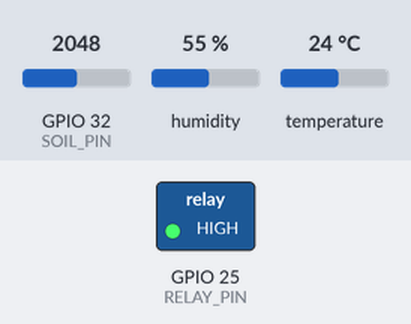
Bench run of a sketch on a simulated ESP32. Shown: switched loads named in the sketch (green lamp = pin HIGH). The test bench sets the inputs (shaded band); at power-on: GPIO 32 (SOIL_PIN) = 2048, humidity 55 %, temperature 24 °C. WiFi joins after 1.5 s; servers stay silent unless stated; no MQTT or app messages arrive unless stated; what the sketch prints to the serial monitor is not drawn.

Above: at 4.0 s.
At 11.5 s:
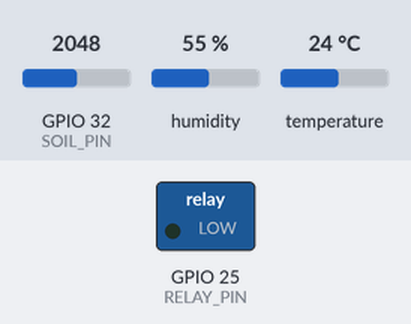
Timing chart, 0 to 21.0 s (numbered marks = the images above):
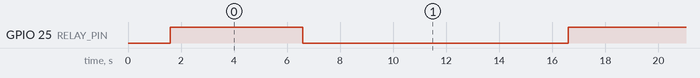

Measured:
- by itself, GPIO 25 (RELAY_PIN): alternates HIGH for 5.0 s and LOW for 10.0 s

The sketch:

wateringsystemMTQQ.ino
```cpp
#include <WiFi.h>
#include <PubSubClient.h>
#include <DHT.h>

// WiFi
const char* ssid = "NAMA_WIFI_KAMU";
const char* password = "PASSWORD_WIFI_KAMU";

// MQTT
const char* mqtt_server = "192.168.1.100"; // Ganti dengan IP broker MQTT kamu
const int mqtt_port = 1883;
const char* mqtt_topic = "tanaman/data";

// GPIO
const int RELAY_PIN = 25;
const int DHT_PIN = 27;
const int SOIL_PIN = 32;

#define DHT_TYPE DHT11
DHT dht(DHT_PIN, DHT_TYPE);

WiFiClient espClient;
PubSubClient client(espClient);

// ------------------- Fungsi Fuzzy --------------------
float fsDingin(float t) {
  if (t <= 15) return 1;
  if (t > 15 && t <= 23) return (23 - t) / (23 - 15);
  return 0;
}
float fsAgakDingin(float t) {
  if (t > 15 && t <= 23) return (t - 15) / (23 - 15);
  if (t > 23 && t <= 27) return (27 - t) / (27 - 23);
  return 0;
}
float fsNormal(float t) {
  if (t < 23) return 0;
  if (t <= 27) return (t - 23) / (27 - 23);
  if (t <= 31) return (31 - t) / (31 - 27);
  return 0;
}
float fsPanas(float t) {
  if (t > 27 && t <= 35) return (t - 27) / (35 - 27);
  if (t > 35) return 1;
  return 0;
}

float fkKering(float k) {
  if (k <= 40) return 1;
  if (k > 40 && k <= 60) return (60 - k) / (60 - 40);
  return 0;
}
float fkLembab(float k) {
  if (k < 27) return 0;
  if (k <= 50) return (k - 27) / (50 - 27);
  if (k <= 75) return (75 - k) / (75 - 50);
  return 0;
}
float fkBasah(float k) {
  if (k > 60 && k <= 100) return (k - 60) / (100 - 60);
  return 0;
}

float inferensi(float suhu, float kelembapan) {
  float md[12];
  float dr[12] = {5, 5, 0, 5, 5, 0, 5, 5, 0, 5, 5, 0};

  float fs[4] = {fsDingin(suhu), fsAgakDingin(suhu), fsNormal(suhu), fsPanas(suhu)};
  float fk[3] = {fkKering(kelembapan), fkLembab(kelembapan), fkBasah(kelembapan)};

  md[0] = min(fs[0], fk[0]);
  md[1] = min(fs[0], fk[1]);
  md[2] = min(fs[0], fk[2]);
  md[3] = min(fs[1], fk[0]);
  md[4] = min(fs[1], fk[1]);
  md[5] = min(fs[1], fk[2]);
  md[6] = min(fs[2], fk[0]);
  md[7] = min(fs[2], fk[1]);
  md[8] = min(fs[2], fk[2]);
  md[9] = min(fs[3], fk[0]);
  md[10] = min(fs[3], fk[1]);
  md[11] = min(fs[3], fk[2]);

  float totalWeighted = 0;
  float totalInference = 0;

  for (int i = 0; i < 12; i++) {
    totalWeighted += md[i] * dr[i];
    totalInference += md[i];
  }

  if (totalInference == 0) return 0;
  return totalWeighted / totalInference;
}

// ------------------ Setup WiFi + MQTT -------------------
void setup_wifi() {
  delay(10);
  Serial.print("Menghubungkan ke WiFi: ");
  Serial.println(ssid);
  WiFi.begin(ssid, password);
  while (WiFi.status() != WL_CONNECTED) {
    delay(500);
    Serial.print(".");
  }
  Serial.println("\nWiFi terkoneksi");
  Serial.println(WiFi.localIP());
}

void reconnect() {
  while (!client.connected()) {
    Serial.print("Menghubungkan MQTT...");
    if (client.connect("ESP32Client")) {
      Serial.println("terhubung");
    } else {
      Serial.print("gagal, rc=");
      Serial.print(client.state());
      delay(2000);
    }
  }
}

// ------------------- Setup & Loop --------------------
void setup() {
  Serial.begin(115200);
  dht.begin();
  pinMode(RELAY_PIN, OUTPUT);
  digitalWrite(RELAY_PIN, LOW);
  setup_wifi();
  client.setServer(mqtt_server, mqtt_port);
}

void loop() {
  if (!client.connected()) {
    reconnect();
  }
  client.loop();

  float suhu = dht.readTemperature();
  float kelembapan = dht.readHumidity();

  int soilValue = analogRead(SOIL_PIN);
  float soilMoisture = map(soilValue, 4095, 0, 0, 100);

  float durasiPenyiraman = inferensi(suhu, soilMoisture);
  durasiPenyiraman = constrain(durasiPenyiraman, 0, 5);

  Serial.print("Suhu: "); Serial.print(suhu);
  Serial.print(" °C, Kelembapan Tanah: "); Serial.print(soilMoisture);
  Serial.print(" %, Durasi: "); Serial.print(durasiPenyiraman);
  Serial.println(" detik");

  if (durasiPenyiraman > 0) {
    digitalWrite(RELAY_PIN, HIGH);
    delay(durasiPenyiraman * 1000);
    digitalWrite(RELAY_PIN, LOW);
  }

  // Kirim ke MQTT dalam format JSON
  String payload = "{";
  payload += "\"suhu\": " + String(suhu, 1) + ",";
  payload += "\"kelembapan_tanah\": " + String(soilMoisture, 1) + ",";
  payload += "\"durasi\": " + String(durasiPenyiraman, 1);
  payload += "}";

  client.publish(mqtt_topic, payload.c_str());

  delay(10000); // Delay 10 detik
}
```
